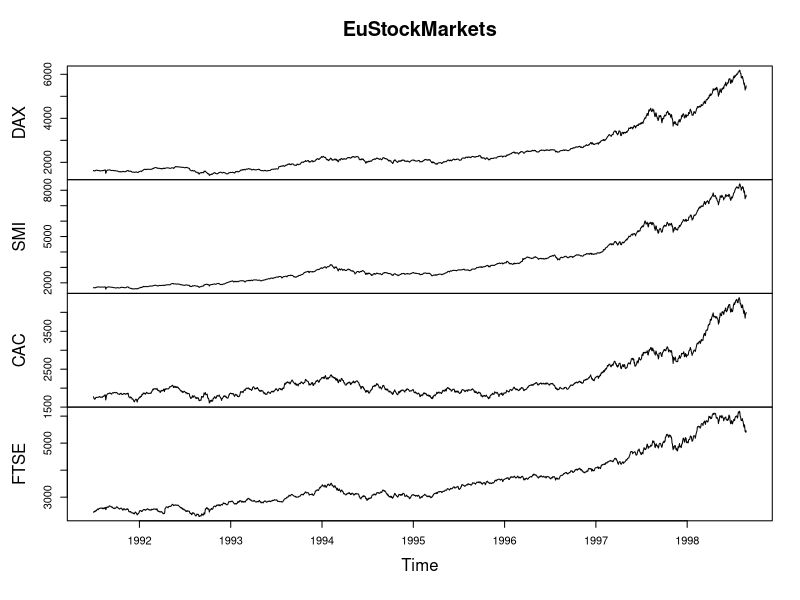
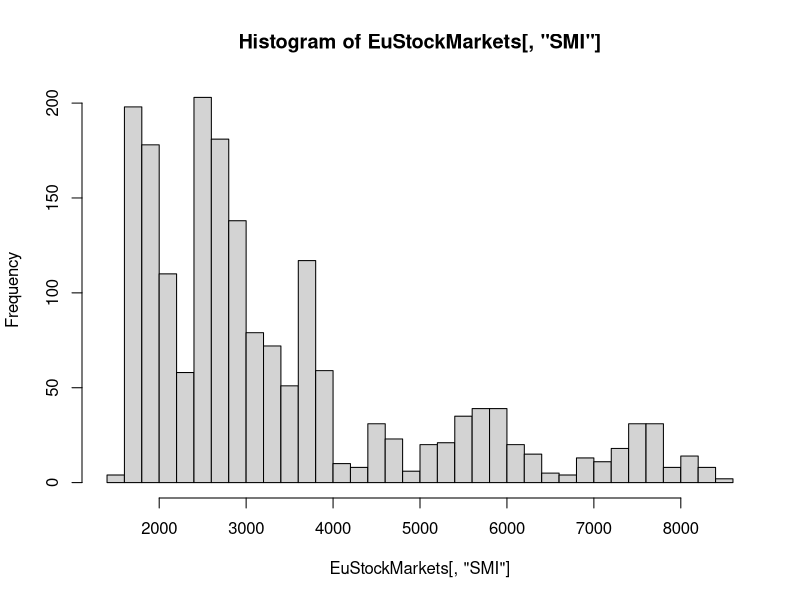
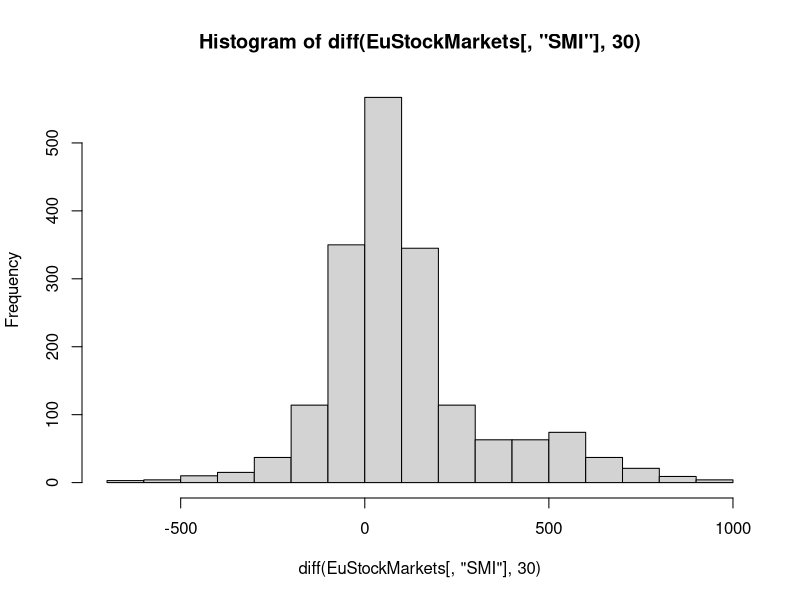
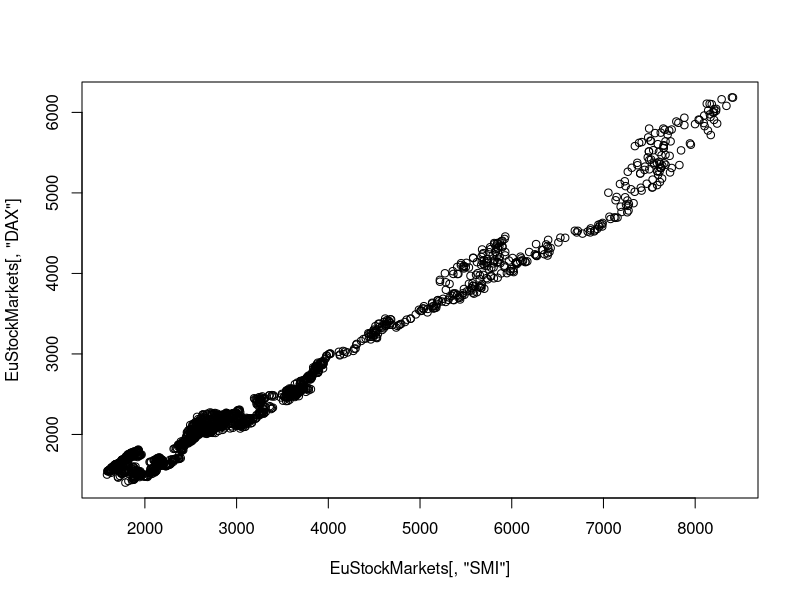
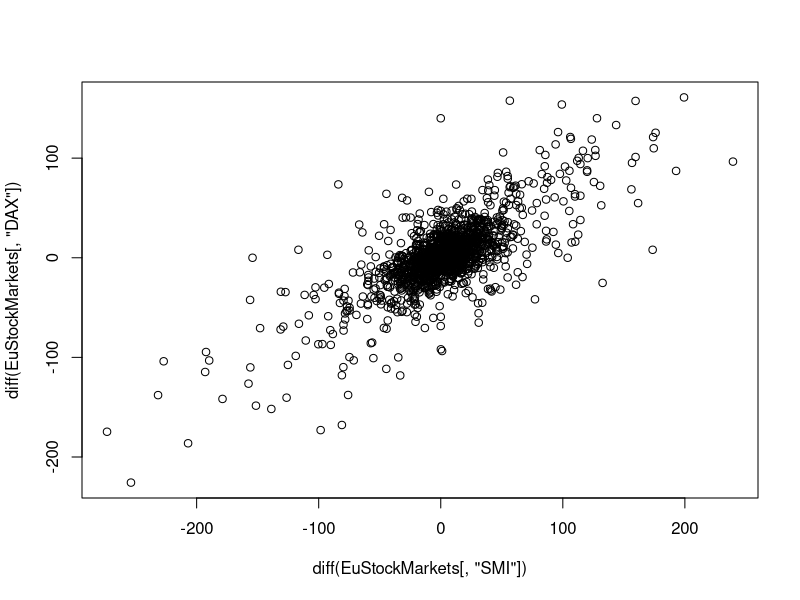
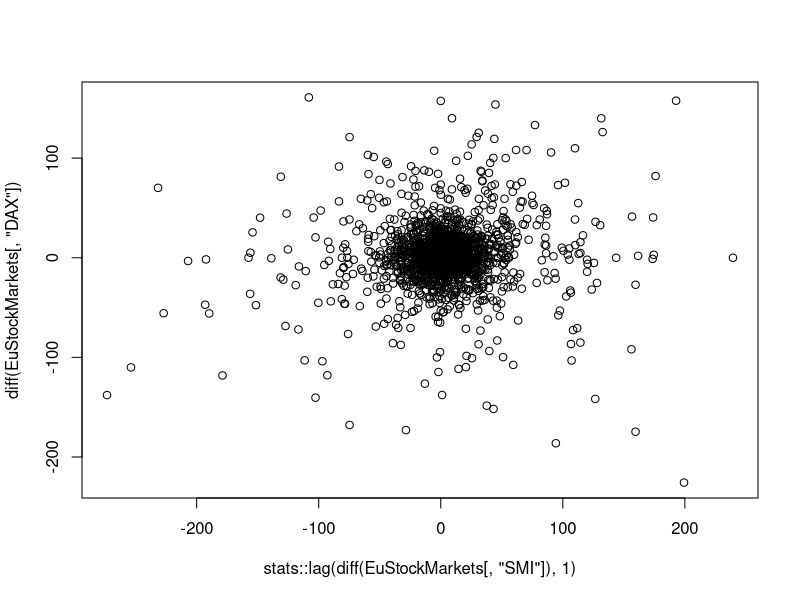
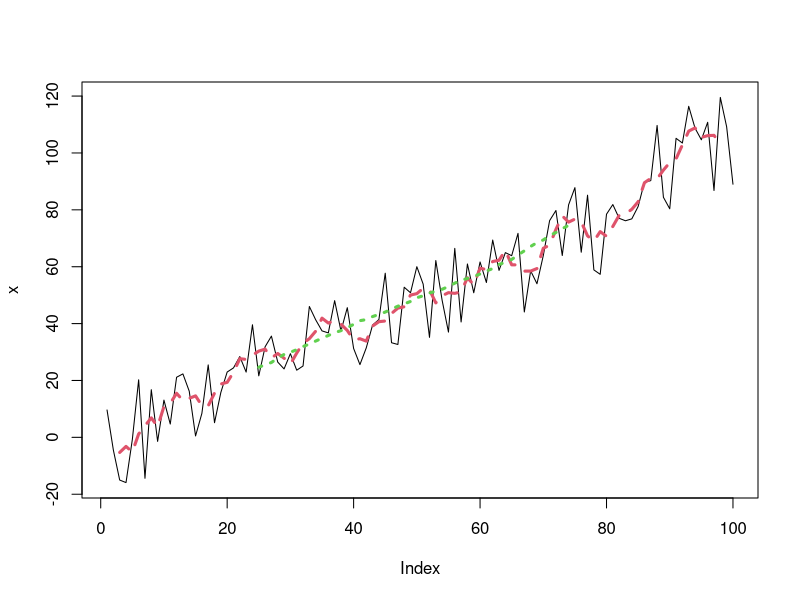
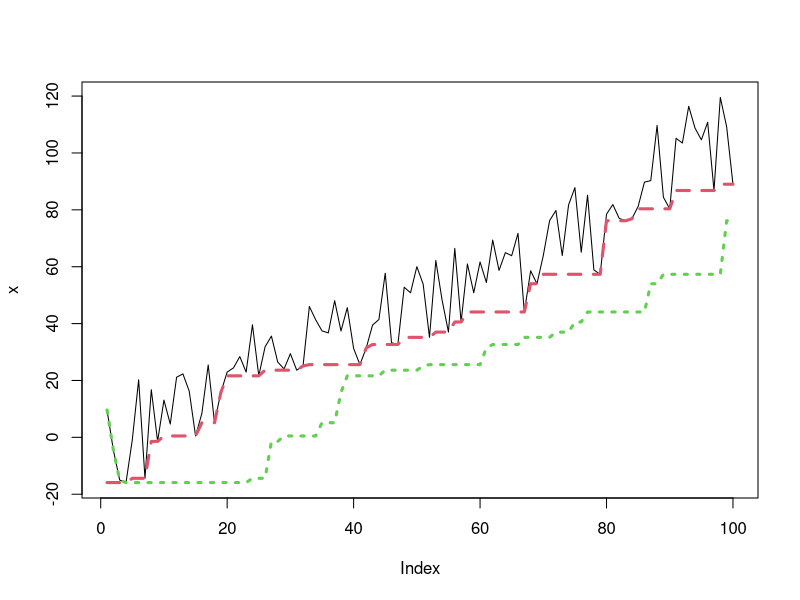

Reproduce these figures in R, in order.
# timeseries_eda.r

# load packages
library(tidyverse)

# exlpore a typical time series in R:
# EuStockMarkets
head(EuStockMarkets)
plot(EuStockMarkets)

# a multiple time series object
class(EuStockMarkets)


# ts objects also have a few convenience functions:
frequency(EuStockMarkets)

# start and end to find the first and last time
# represented in the series
start(EuStockMarkets)
end(EuStockMarkets)

# window to take a temporal selection of the data
window(EuStockMarkets, start = 1997, end = 1998)

# There are pluses and minuses to the ts class. As mentioned earlier,ts and its deriva‐
# tive classes are used in many time series packages. Also, automatic setup of plotting
# parameters can be helpful. However, indexing can sometimes be tricky, and the
# process of accessing subsections of data with window can feel cumbersome over time.


#
# -------------------------------- HISTOGRAMS --------------------------------
#
# We’d like to, for example, take a histogram of the data, just as with
# most exploratory data analysis. We add a wrinkle by also taking a histogram of the
# differenced data because we want to use our time axis
hist(EuStockMarkets[, "SMI"], 30)
hist(diff(EuStockMarkets[, "SMI"], 30))

#  The histogram of the untransformed data (top) is extremely wide and does
# not show a normal distribution. This is to be expected given that the underlying data
# has a trend. We difference the data to remove the trend, and this transforms the data to
# a more normally shaped distribution (bottom).

# In a time series context, a hist() of the difference of the data is often more interest‐
# ing than a hist() of the untransformed data. After all, in a time series context, often
# (and particularly in finance) what is most interesting is how a value changes from one
# measurement to the next rather than the value’s actual measurement. This is particu‐
# larly true for plotting, because taking the histogram of data with a trend in it does not
# produce a very informative visualization.


#
# -------------------------------- SCATTER PLOTS --------------------------------
#
# The traditional method of using scatter plots is just as useful for time series data as it
# is for other kinds of data. We can use scatter plots to determine both how two stocks
# are linked at a specific time and how their price shifts are related over time
plot(EuStockMarkets[, "SMI"], EuStockMarkets[, "DAX"])
plot(diff(EuStockMarkets[, "SMI"]), diff(EuStockMarkets[, "DAX"]))

# The values of two different stocks over time
# The values of the daily changes in these two stocks over time (via differencing)
# with R’s diff() function
# 
# The apparent correlations in Figure 3-3 are interesting, but even if they are true cor‐
# relations (and there is reason to doubt they are), these are not correlations we can
# monetize as stock traders. By the time we know whether a stock is going up or down,
# the stocks it is correlated with will have also gone up or down, since we are taking
# correlations of values at identical time points. What we need to do is find out whether
# the change in one stock earlier in time can predict the change in another stock later
# in time. To do this, we shift one of the differences of the stocks back by 1 before look‐
# ing at the scatter plot. Read the following code carefully; notice that we are still differ‐
# encing, but now we are also applying a lag to one of the differenced time series
plot(stats::lag(diff(EuStockMarkets[, "SMI"]), 1),
     diff(EuStockMarkets[, "DAX"]))

# This result tells us a number of important things:
#   • With time series data, while we may use the same exploratory techniques as with
# non-time-series data, mindless application won’t work. We need to think about
# how to exploit the same techniques but with reshaped data.
# • Oftentimes it’s the relationship between data at different points or the change
# over time that is most informative about how your data behaves.
# • The plot in Figure 3-4 shows why it can be difficult to be a stock trader. If you are
# a passive investor and wait it out, you might benefit from the long-term rising
# trend. However, if you are trying to make predictions about the future, you can
# see that it’s not easy!
  

# R’s lag() function may not move data in the temporal direction
# you expect. The lag() function is a forward time shift. This is
# important to remember, as you wouldn’t want to move data in the
# wrong temporal direction given a specific use case, and both for‐
# ward and backward shifts in time are reasonable for different use
# cases.


#
# -------------------------------- ROLLING WINDOWS --------------------------------
#
# A common function distinct to time series is a window function, which is any sort of
# function where you aggregate data either to compress it  or to smooth it
# In addition to the applications already discussed, smoothed data and windowaggregated data make for informative exploratory visualizations.
# We can calculate a moving average and other calculations that involve some linear
# function of a series of points with base R’s filter() function, as follows:
x <- rnorm(n = 100, mean = 0, sd = 10) + 1:100
mn <- function(n) {
  return(rep(1 / n, n))
}

plot(x, type = 'l', lwd = 1)
lines(stats::filter(x, mn(5)), col = 2, lwd = 3, lty = 2)
lines(stats::filter(x, mn(50)), col = 3, lwd = 3, lty = 3)      

# ^^^^
# Two exploratory curves produced via a rolling mean smoothing. We might
# use these to look for a trend in particularly noisy data or to decide what sorts of devia‐
# tions from linear behavior are interesting to investigate versus which are likely just
# noise.      
# 
# If we are looking for functions that are not linear combinations of all points in the
# window, we can’t use filter() because it relies on a linear transformation of the
# data. However, we can use zoo. The rollapply() function from the zoo package is
# quite handy

library(zoo)
f1 <- rollapply(zoo(x), 20,
                function(w) min(w),
                align = 'left',
                partial = TRUE)
f2 <- rollapply(zoo(x), 20, function(w) min(w),
                align = 'right', partial = TRUE)

plot(x, lwd = 1, type = 'l')
lines(f1, col = 2, lwd = 3, lty = 2)
lines(f2, col = 3, lwd = 3, lty = 3)


# If you look into base R, you will realize that many functions already exist as imple‐
# mentations of an expanding window, such as cummax and cummin. You can also easily
# repurpose cumsum to create a cumulative mean. In the following plot, we show both
# an expanding window max and an expanding window mean
plot(x, type = 'l', lwd = 1)
lines(cummax(x), col = 2, lwd = 3, lty = 2)
lines(cumsum(x) / 1:length(x), col = 3, lwd = 3, lty = 3)

# If you need a custom function with a rolling window, you can use rollapply() as we
# did for a rolling window. In this case, you need to specify a sequence of window sizes
# rather than a single scalar. 
plot(x, type = 'l', lwd = 1)
lines(rollapply(zoo(x), seq_along(x), function(w) max(w),
                partial = TRUE, align = 'right'),
      col = 2, lwd = 3, lty = 2)
lines(rollapply(zoo(x), seq_along(x), function(w) mean(w),
                partial = TRUE, align = 'right'),
      col = 3, lwd = 3, lty = 3)
